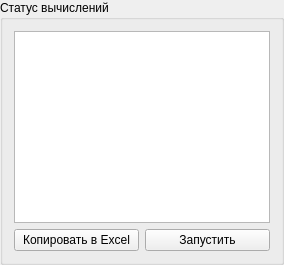
       <widget class="QGroupBox" name="groupBox_4">
        <property name="sizePolicy">
         <sizepolicy hsizetype="Preferred" vsizetype="Preferred">
          <horstretch>0</horstretch>
          <verstretch>0</verstretch>
         </sizepolicy>
        </property>
        <property name="title">
         <string>Статус вычислений</string>
        </property>
        <layout class="QGridLayout" name="gridLayout_3">
         <item row="1" column="0">
          <widget class="QPushButton" name="buttonCopyToExcel">
           <property name="text">
            <string>Копировать в Excel</string>
           </property>
          </widget>
         </item>
         <item row="0" column="0" colspan="2">
          <widget class="QTextEdit" name="tbStatus">
           <property name="readOnly">
            <bool>true</bool>
           </property>
           <property name="html">
            <string>&lt;!DOCTYPE HTML PUBLIC &quot;-//W3C//DTD HTML 4.0//EN&quot; &quot;http://www.w3.org/TR/REC-html40/strict.dtd&quot;&gt;
&lt;html&gt;&lt;head&gt;&lt;meta name=&quot;qrichtext&quot; content=&quot;1&quot; /&gt;&lt;style type=&quot;text/css&quot;&gt;
p, li { white-space: pre-wrap; }
&lt;/style&gt;&lt;/head&gt;&lt;body style=&quot; font-family:'MS Shell Dlg 2'; font-size:8.25pt; font-weight:400; font-style:normal;&quot;&gt;
&lt;p style=&quot;-qt-paragraph-type:empty; margin-top:0px; margin-bottom:0px; margin-left:0px; margin-right:0px; -qt-block-indent:0; text-indent:0px;&quot;&gt;&lt;br /&gt;&lt;/p&gt;&lt;/body&gt;&lt;/html&gt;</string>
           </property>
          </widget>
         </item>
         <item row="1" column="1">
          <widget class="QPushButton" name="buttonLaunch">
           <property name="text">
            <string>Запустить</string>
           </property>
          </widget>
         </item>
        </layout>
       </widget>
